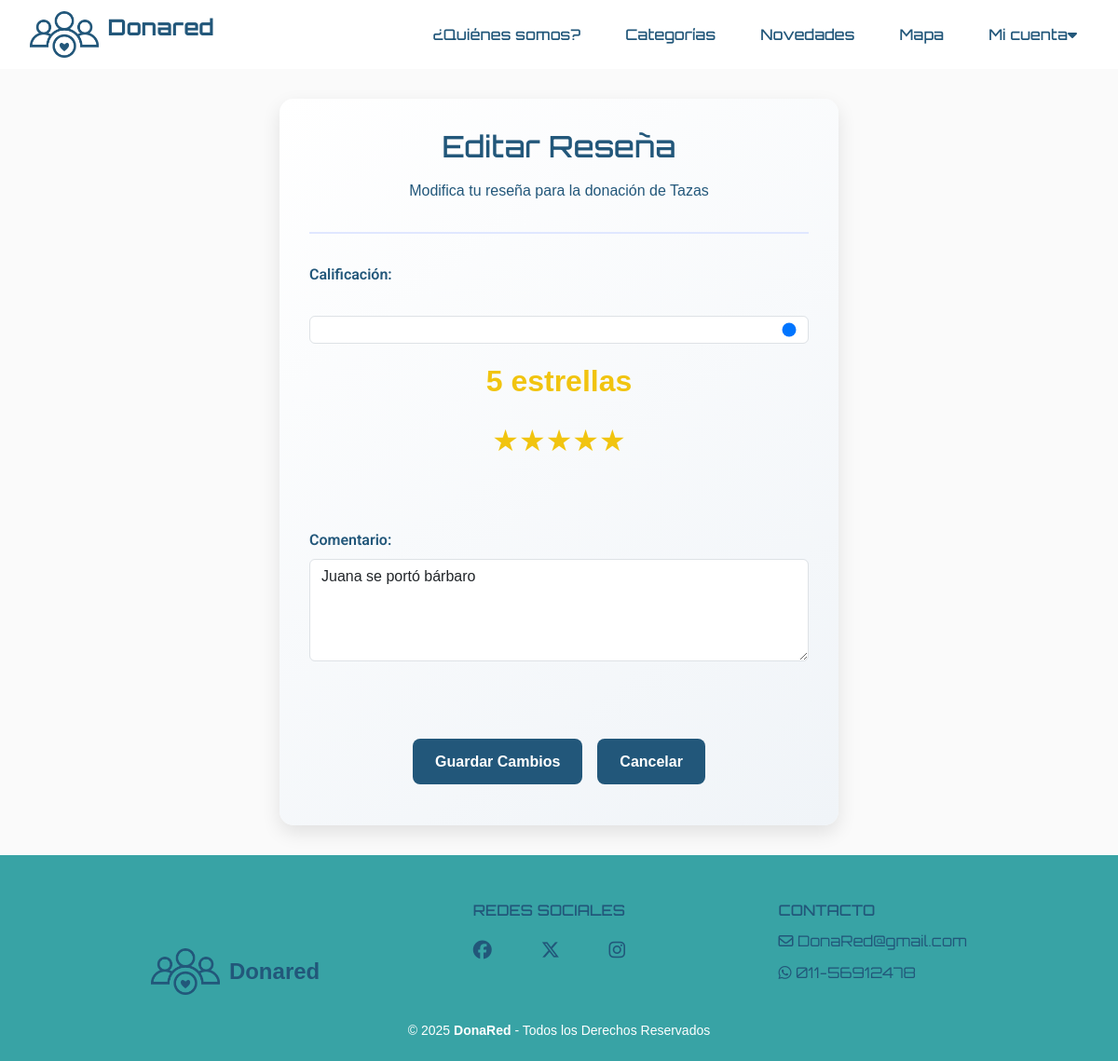
/resena/1/editar/ (signed in), run on the app's committed database.
### donaredapp/models.py (models this page shows, shortened)
class Resena(models.Model):
    ESTADO_CHOICES = [
        ('pending', 'Pendiente'),
        ('approved', 'Aprobada'),
        ('rejected', 'Rechazada'),
    ]
    solicitud = models.OneToOneField('Solicitud', on_delete=models.CASCADE, related_name='resena')
    calificacion = models.IntegerField(
        validators=[MinValueValidator(1), MaxValueValidator(5)],
        help_text="Calificación de 1 a 5 estrellas"
    )
    comentario = models.TextField(max_length=500, blank=True)
    fecha_creacion = models.DateTimeField(auto_now_add=True)
    estado = models.CharField(
        max_length=10,
        choices=ESTADO_CHOICES,
        default='pending',
        help_text="Estado de la reseña"
    )
    class Meta:
        verbose_name = 'Reseña'
        verbose_name_plural = 'Reseñas'
        ordering = ['-fecha_creacion']
    @property
    def estrellas(self):
        """Retorna la calificación en formato de estrellas"""
        return '★' * self.calificacion + '☆' * (5 - self.calificacion)

class Solicitud(models.Model):
    item = models.ForeignKey(Item, on_delete=models.CASCADE, related_name='item_solicitudes')
    donante = models.ForeignKey(User, on_delete=models.CASCADE, related_name='donante_solicitudes')
    beneficiario = models.ForeignKey(User, on_delete=models.CASCADE, related_name='beneficiario_solicitudes')
    fecha_creacion = models.DateTimeField(auto_now_add=True)
    STATUS_CHOICES = [
        ('PENDIENTE', 'Pendiente'),
        ('ACEPTADA', 'Aceptada'),
        ('RECHAZADA', 'Rechazada'),
        ('CONCRETADA', 'Concretada'),
    ]
    estado = models.CharField(max_length=20, choices=STATUS_CHOICES, default='PENDIENTE')
    class Meta:
        unique_together = ['item', 'beneficiario']
        verbose_name = 'Donación'
        verbose_name_plural = 'Donaciones'

class Item(models.Model):
    ESTADO_CHOICES = [
        ("activo", "Activo"),
        ("suspendido", "Suspendido"),
        ("donado", "Donado"),
        ("eliminado", "Eliminado"),
    ]
    nombre = models.CharField(max_length=100)
    descripcion = models.TextField(max_length=500)
    categoria = models.ForeignKey(Categoria, on_delete=models.CASCADE)
    fecha_creacion = models.DateTimeField(auto_now_add=True)
    usuario = models.ForeignKey(
        User,
        on_delete=models.CASCADE,
        related_name='items',
        null=True,
    )
    imagen = models.ImageField(upload_to='items/', null=True, blank=True, default='items/sin_imagen.png')
    domicilio = models.CharField(max_length=255, null=True, blank=True)
    estado = models.CharField(max_length=10, choices=ESTADO_CHOICES, default='activo')
    latitude = models.DecimalField(max_digits=9, decimal_places=6, null=True, blank=True)
    longitude = models.DecimalField(max_digits=9, decimal_places=6, null=True, blank=True)

### donaredapp/views.py (the view)
# urls.py: path('resena/<int:resena_id>/editar/', views.editar_resena, name='editar_resena'),
@login_required
def editar_resena(request, resena_id):
    resena = get_object_or_404(Resena, id=resena_id)
    if request.user != resena.solicitud.beneficiario:
        messages.error(request, "No tienes permiso para editar esta reseña.")
        return redirect('donaredapp:solicitudes')
    if request.method == 'POST':
        form = ResenaForm(request.POST, instance=resena)
        if form.is_valid():
            form.save()
            messages.success(request, "Reseña actualizada correctamente.")
            return redirect('donaredapp:ver_resenas', username=resena.solicitud.donante.username)
    else:
        form = ResenaForm(instance=resena)
    return render(request, 'donaredapp/editar_resena.html', {
        'form': form,
        'resena': resena
    })

### donaredapp/forms.py
class ResenaForm(forms.ModelForm):
    calificacion = forms.IntegerField(
        min_value=1,
        max_value=5,
        widget=forms.NumberInput(attrs={
            'class': 'form-control',
            'type': 'range',
            'min': '1',
            'max': '5',
            'step': '1'
        })
    )
    comentario = forms.CharField(
        max_length=500,
        required=False,
        widget=forms.Textarea(attrs={
            'class': 'form-control',
            'rows': '4',
            'placeholder': 'Cuéntanos tu experiencia con esta donación...'
        })
    )
    class Meta:
        model = Resena
        fields = ['calificacion', 'comentario']
        labels = {
            'calificacion': 'Calificación',
            'comentario': 'Comentario'
        }

### donaredapp/templates/donaredapp/editar_resena.html (shortened to what this page needs)
{% extends 'donaredapp/base.html' %}
{% load static %}
{% block content %}
<div class="resena-container">
    <div class="resena-header">
        <h2>Editar Reseña</h2>
        <p>Modifica tu reseña para la donación de {{ resena.solicitud.item.nombre }}</p>
    </div>
    <form method="post">
        <div class="form-group">
            <label for="{{ form.calificacion.id_for_label }}">Calificación:</label>
            <div class="rating-container">
                <input type="range"
                       name="{{ form.calificacion.name }}"
                       id="{{ form.calificacion.id_for_label }}"
                       min="1"
                       max="5"
                       value="{{ resena.calificacion }}"
                       class="form-control"
                       oninput="updateRating(this.value)">
                <div class="rating-value" id="ratingValue">{{ resena.calificacion }} estrellas</div>
                <div class="rating-stars" id="ratingStars">
                </div>
            </div>
        </div>
        <div class="form-group">
            <label for="{{ form.comentario.id_for_label }}">Comentario:</label>
            {{ form.comentario }}
        </div>
        <div class="btn-container">
            <button type="submit" class="btn btn-primary">Guardar Cambios</button>
            <a href="{% url 'donaredapp:ver_resenas' resena.solicitud.donante.id %}" class="btn btn-outline">Cancelar</a>
        </div>
    </form>
</div>
{% endblock %}

### donaredapp/static/donaredapp/style.css (style rules this page uses)
html, body { max-width: 100vw; overflow-x: hidden; }
body { background-color: #fafafa; color: #22577A; margin: 0 ; padding: 0; box-sizing: border-box; }
h1, h2, h3 { font-family: 'Orbitron', sans-serif; }
p { font-family: 'helvetica', sans-serif; }
a { text-decoration: none; color: inherit; }
textarea, select { border: none; }
.btn-container { display: flex; gap: 1rem; justify-content: center; flex-wrap: wrap; }
.btn { padding: 0.8rem 1rem; border-radius: 8px; font-weight: 600; transition: all 0.3s ease; text-decoration: none; display: inline-block; cursor: pointer; border: none; margin: 12px 0; }
.btn-primary, .btn-outline-primary { background: #22577A !important; color: white !important; }
form { display: flex; flex-direction: column; gap: 15px; }
form label { font-size: 1rem; color: #22577A; margin-bottom: 0.1rem; font-family: 'Roboto', sans-serif; }
form input[type="text"], form input[type="email"], form input[type="password"], form input[type="tel"], form input[type="number"], form select, form textarea { padding: 8px; font-size: 14px; color: #5f5e5e; border: 2px solid #929292; border-radius: 4px; width: 100%; box-sizing: border-box; resize: vertical; }
.rating-stars { color: #f1c40f; font-size: 2rem; }
.rating-value { font-size: 2rem; font-weight: bold; color: #22577A; }

### donaredapp/templates/donaredapp/editar_resena.html (style rules this page uses)
.resena-container { font-family: 'helvetica', sans-serif; max-width: 600px; margin: 2rem auto; padding: 2rem; background: linear-gradient(145deg, #ffffff, #f0f4f8); border-radius: 15px; box-shadow: 0 8px 20px rgba(0, 0, 0, 0.1); }
.resena-header { text-align: center; margin-bottom: 2rem; padding-bottom: 1rem; border-bottom: 2px solid #e0e7ff; }
.resena-header h2 { color: #22577A; font-size: 2rem; margin-bottom: 1rem; font-family: 'orbitron', sans-serif; }
.rating-container { text-align: center; margin: 2rem 0; }
.rating-value { font-size: 2rem; color: #f1c40f; margin: 1rem 0; }
.rating-stars { font-size: 2rem; color: #f1c40f; margin: 1rem 0; }
input[type="range"] { width: 100%; margin: 1rem 0; }
.form-group { margin-bottom: 1.5rem; }
.form-group label { display: block; margin-bottom: 0.5rem; color: #22577A; font-weight: 600; }
.btn-container { display: flex; justify-content: center; gap: 1rem; margin-top: 2rem; }
.btn { padding: 0.8rem 1.5rem; border-radius: 8px; font-weight: 600; transition: all 0.3s ease; text-decoration: none; display: inline-block; cursor: pointer; border: none; }
.btn-primary { background-color: #22577A; color: white; font-family: 'helvetica', sans-serif; font-size: 16px; }
.btn-outline { background-color: #22577A; color: white; }

### data on the page
Resena: solicitud.item.nombre "Tazas", calificacion "5", comentario "Juana se portó bárbaro"
